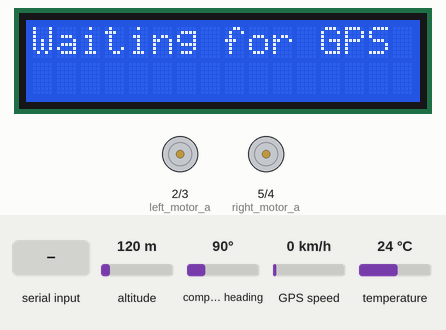
The sketch below on a simulated Arduino Uno, built with avr-gcc and run on an emulated ATmega328P. On the bench: 16×2 character LCD, motor-driver pin pairs drawn as motors (green arrow = first pin HIGH = forward, orange = second pin HIGH = backward, longer = more drive, scaled by the enable pin). Inputs (shaded band) come from the test bench; at power-on: altitude 120 m, compass heading 90°, GPS speed 0 km/h, temperature 24 °C. The GPS gets a fix after 3 s at 37.7749, -122.4194 with 8 satellites; what the sketch prints to the serial monitor is not drawn.

Above: at 1.2 s.
1.3 s: "forward\n" received over Serial
At 6.1 s:
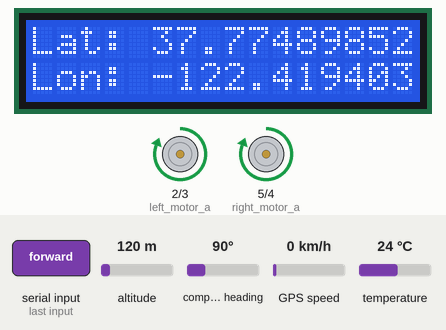
7.2 s: "backward\n" received over Serial
At 8.5 s:
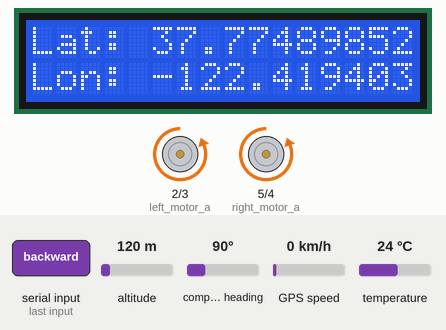
9.0 s: "left\n" received over Serial
At 10.6 s:
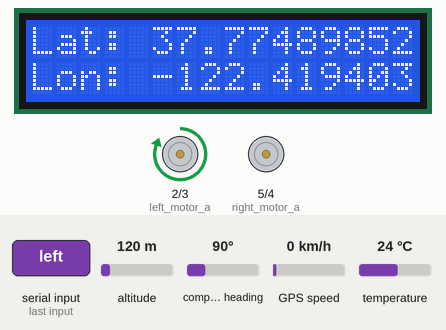
10.9 s: "right\n" received over Serial
At 12.0 s:
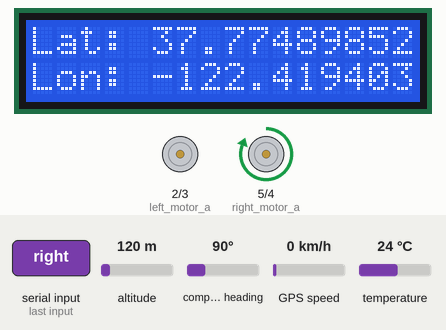
12.7 s: "stop\n" received over Serial
At 14.4 s:
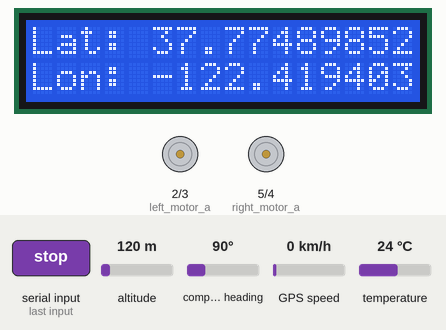
Timing chart, 0 to 15.5 s (numbered marks = the images above; inputs shaded):
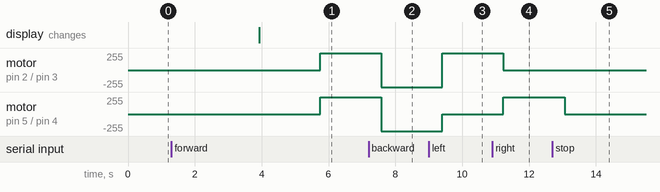

The sketch:

temp_bidirectional_serial_gps.ino
```cpp
#include <OneWire.h>
#include <DallasTemperature.h>
#include <SoftwareSerial.h>
#include <LiquidCrystal_I2C.h>
#include <TinyGPS++.h>

#define RX_PIN 12 // Define the RX and TX pins
#define TX_PIN 13 // for the software serial.
// Data wire is connected to pin 2
#define ONE_WIRE_BUS 6

// The serial connection to the GPS module
SoftwareSerial ss(RX_PIN, TX_PIN);

TinyGPSPlus gps; // This is the GPS object that will interact with the U-Blox GPS module

// Setup a oneWire instance to communicate with any OneWire devices
OneWire oneWire(ONE_WIRE_BUS);

// Pass our oneWire reference to DallasTemperature library
DallasTemperature sensors(&oneWire);

// LiquidCrystal_I2C lcd(address, columns, rows);
LiquidCrystal_I2C lcd(0x27, 16, 2);

String command;
const int left_motor_a = 2;
const int left_motor_b = 3;
const int right_motor_a = 5;
const int right_motor_b = 4;
const int enable_a = A1;
const int enable_b = A0;

void forward(int second) {
  //Serial.println("Forward Moving");
  digitalWrite(right_motor_a, HIGH);
  digitalWrite(right_motor_b, LOW);
  digitalWrite(left_motor_a, HIGH);
  digitalWrite(left_motor_b, LOW);
  analogWrite(enable_a, 255);
  analogWrite(enable_b, 255);
  //delay(second * 1000);
}

void backward(int second) {
  //Serial.println("backward Moving");
  digitalWrite(right_motor_a, LOW);
  digitalWrite(right_motor_b, HIGH);
  digitalWrite(left_motor_a, LOW);
  digitalWrite(left_motor_b, HIGH);
  analogWrite(enable_a, 255);
  analogWrite(enable_b, 255);
  //delay(second * 1000);
}

void right(int second) {
  //Serial.println("right Moving");
  digitalWrite(right_motor_a, HIGH);
  digitalWrite(right_motor_b, LOW);
  digitalWrite(left_motor_a, LOW);
  digitalWrite(left_motor_b, LOW);
  analogWrite(enable_a, 255);
  analogWrite(enable_b, 255);
  //delay(second * 1000);
}

void left(int second) {
  //Serial.println("left Moving");
  digitalWrite(right_motor_a, LOW);
  digitalWrite(right_motor_b, LOW);
  digitalWrite(left_motor_a, HIGH);
  digitalWrite(left_motor_b, LOW);
  analogWrite(enable_a, 255);
  analogWrite(enable_b, 255);
  //delay(second * 1000);
}

void stay(int second) {
  //Serial.println("stop Moving");
  digitalWrite(right_motor_a, LOW);
  digitalWrite(right_motor_b, LOW);
  digitalWrite(left_motor_a, LOW);
  digitalWrite(left_motor_b, LOW);
  analogWrite(enable_a, 0);
  analogWrite(enable_b, 0);
  //delay(second * 1000);
}


void setup() {
  Serial.begin(9600);
  sensors.begin();
  ss.begin(9600);

  lcd.init();  // initialize the lcd
  lcd.backlight(); // turn on the backlight

  lcd.print("Waiting for GPS ...");

  pinMode(left_motor_a, OUTPUT); // left motor: CCW
  pinMode(left_motor_b, OUTPUT); // left motor: CW
  pinMode(right_motor_a, OUTPUT); // right motor: CCW
  pinMode(right_motor_b, OUTPUT); // right motor: CW
  pinMode(enable_a, OUTPUT);
  pinMode(enable_b, OUTPUT);
}

const int seconds = 1;

void loop() {
  while (ss.available() > 0) {
    if (gps.encode(ss.read())) {
      if (gps.location.isValid()){
        float latitude = gps.location.lat();
        float longitude = gps.location.lng();
        sensors.requestTemperatures();
        float temperature = sensors.getTempCByIndex(0);

        lcd.clear();
        lcd.setCursor(0,0);
        lcd.print("Lat: ");
        lcd.print(latitude, 9);

        lcd.setCursor(0,1);
        lcd.print("Lon: ");
        lcd.print(longitude, 8);

        Serial.println(String(temperature, 4) + "," + String(latitude, 10) + "," + String(longitude, 10));


        if (Serial.available()) {
          command = Serial.readStringUntil('\n');
          command.trim();

          if(command.equals("forward")) {
              forward(seconds);
            }
          else if(command.equals("backward")) {
              backward(seconds);
            }
          else if(command.equals("left")) {
              left(seconds);
            }
          else if(command.equals("right")) {
              right(seconds);
            }
          else if(command.equals("stop")) {
              stay(seconds);
            }
          }

        delay(1000); // Wait for a second
      }
    }
  }
}
```

Measured:
- after the input at 1.3 s, motor on pin 2 (left_motor_a) / pin 3 (left_motor_b), motor on pin 5 (right_motor_a) / pin 4 (right_motor_b): stopped → forward 255/255 after 4.5 s
- after the input at 7.2 s, motor on pin 2 (left_motor_a) / pin 3 (left_motor_b), motor on pin 5 (right_motor_a) / pin 4 (right_motor_b): forward 255/255 → backward 255/255 after 0.38 s
- after the input at 9.0 s, motor on pin 2 (left_motor_a) / pin 3 (left_motor_b): backward 255/255 → forward 255/255 after 0.41 s; motor on pin 5 (right_motor_a) / pin 4 (right_motor_b): backward 255/255 → stopped after 0.41 s
- after the input at 10.9 s, motor on pin 2 (left_motor_a) / pin 3 (left_motor_b): forward 255/255 → stopped after 0.33 s; motor on pin 5 (right_motor_a) / pin 4 (right_motor_b): stopped → forward 255/255 after 0.33 s
- after the input at 12.7 s, motor on pin 5 (right_motor_a) / pin 4 (right_motor_b): forward 255/255 → stopped after 0.36 s
